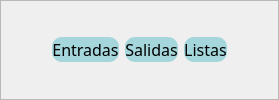
                       <widget class="QFrame" name="frame_2">
                        <property name="styleSheet">
                         <string notr="true">
QLabel{
background-color:#000000ff;
color:White;
border:0px solid #14C8DC;
}

QLineEdit{
background-color:White;
border:0px;
color:Black;
border-bottom:2px solid rgb(61,61,61);
font: 75 12pt &quot;Times New Roman&quot;;
}

QPushButton{
background-color:#A4D6DC;
border-radius:10px;
color:Black;
}

QPushButton:hover{
background-color:#DCD8A4;
border-radius:10px;
color:Black;
}
</string>
                        </property>
                        <property name="frameShape">
                         <enum>QFrame::StyledPanel</enum>
                        </property>
                        <property name="frameShadow">
                         <enum>QFrame::Raised</enum>
                        </property>
                        <layout class="QVBoxLayout" name="verticalLayout_40">
                         <item>
                          <layout class="QHBoxLayout" name="horizontalLayout_58" stretch="2,2,2,2,2">
                           <item>
                            <spacer name="horizontalSpacer_48">
                             <property name="orientation">
                              <enum>Qt::Horizontal</enum>
                             </property>
                             <property name="sizeHint" stdset="0">
                              <size>
                               <width>40</width>
                               <height>20</height>
                              </size>
                             </property>
                            </spacer>
                           </item>
                           <item>
                            <widget class="QPushButton" name="BTEntradas_2">
                             <property name="minimumSize">
                              <size>
                               <width>0</width>
                               <height>25</height>
                              </size>
                             </property>
                             <property name="font">
                              <font>
                               <family>Goudy Old Style</family>
                               <pointsize>12</pointsize>
                              </font>
                             </property>
                             <property name="cursor">
                              <cursorShape>PointingHandCursor</cursorShape>
                             </property>
                             <property name="text">
                              <string>Entradas</string>
                             </property>
                            </widget>
                           </item>
                           <item>
                            <widget class="QPushButton" name="BTSalidas">
                             <property name="minimumSize">
                              <size>
                               <width>0</width>
                               <height>25</height>
                              </size>
                             </property>
                             <property name="font">
                              <font>
                               <family>Goudy Old Style</family>
                               <pointsize>12</pointsize>
                              </font>
                             </property>
                             <property name="cursor">
                              <cursorShape>PointingHandCursor</cursorShape>
                             </property>
                             <property name="text">
                              <string>Salidas</string>
                             </property>
                            </widget>
                           </item>
                           <item>
                            <widget class="QPushButton" name="BTListas_2">
                             <property name="minimumSize">
                              <size>
                               <width>0</width>
                               <height>25</height>
                              </size>
                             </property>
                             <property name="font">
                              <font>
                               <family>Goudy Old Style</family>
                               <pointsize>12</pointsize>
                              </font>
                             </property>
                             <property name="cursor">
                              <cursorShape>PointingHandCursor</cursorShape>
                             </property>
                             <property name="text">
                              <string>Listas</string>
                             </property>
                            </widget>
                           </item>
                           <item>
                            <spacer name="horizontalSpacer_49">
                             <property name="orientation">
                              <enum>Qt::Horizontal</enum>
                             </property>
                             <property name="sizeHint" stdset="0">
                              <size>
                               <width>40</width>
                               <height>20</height>
                              </size>
                             </property>
                            </spacer>
                           </item>
                          </layout>
                         </item>
                        </layout>
                       </widget>
